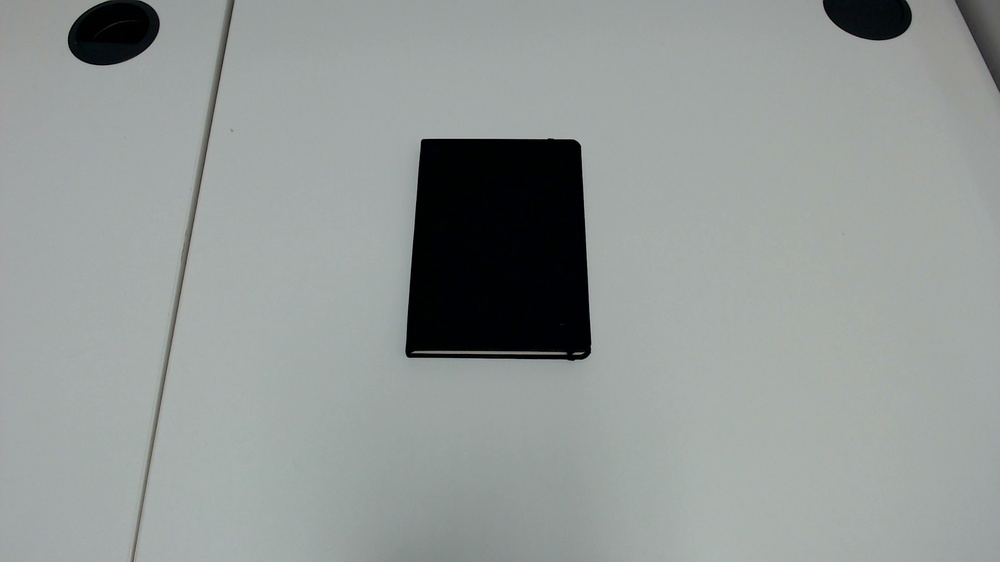
//> input picture Resources/book_test2.jpg, 1000 x 562 px, shrunk from 1920 x 1080 before the run
$ ./Rotated_Bounding_Boxes   (built with g++ and OpenCV 4)
//> lines starting //> are read from the running program, lines starting //| are printed output that depends on the picture; after the words box and inside, x2 and y2 are one past the last pixel; in counts of white or black regions, pixels touching at a corner belong together
#include <iostream>
#include <opencv2/opencv.hpp>
#include "opencv2/core/core.hpp"
#include "opencv2/calib3d/calib3d.hpp"
#include <opencv2/highgui/highgui.hpp>
#include <opencv2/imgproc/imgproc.hpp>
#include <stdio.h>
#include <string.h>
#include <vector>

using namespace cv;
using namespace std;

int main()
{
	RNG rng(12345);
	Mat image1_original, image2_original, diff, dilatedImage, image1_grey, image2_grey;
	Mat image1, image2, threshold_image, contourImage;

	image1_original = imread("Resources/book_test2.jpg");
//> image1_original is the input picture: 562 rows x 1000 cols, CV_8UC3; mean B, G, R 150.9, 152.7, 146.9
	image2_original = imread("Resources/book_test3.jpg");
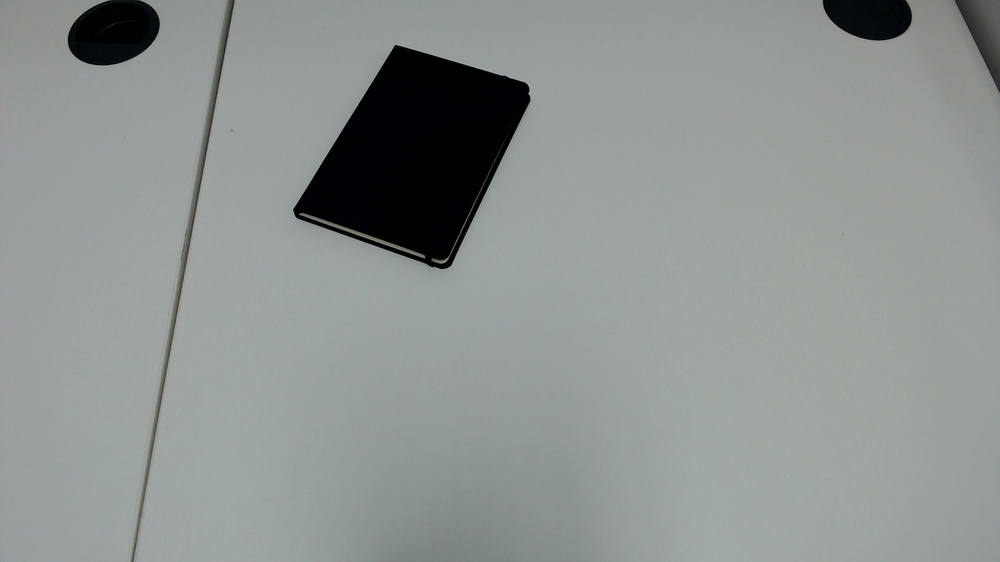
//> input picture Resources/book_test3.jpg, 1000 x 562 px, shrunk from 1920 x 1080 before the run
//> image2_original is the input picture: 562 rows x 1000 cols, CV_8UC3; mean B, G, R 145.8, 147.5, 142

	// resizes images if needed
	//resize(image1_original, image1, Size(), 0.5, 0.5);
	//resize(image2_original, image2, Size(), 0.5, 0.5);

	cvtColor(image1_original, image1_grey, COLOR_BGR2GRAY);
	cvtColor(image2_original, image2_grey, COLOR_BGR2GRAY);

	// getting the difference between the two images
	absdiff(image1_grey, image2_grey, diff);
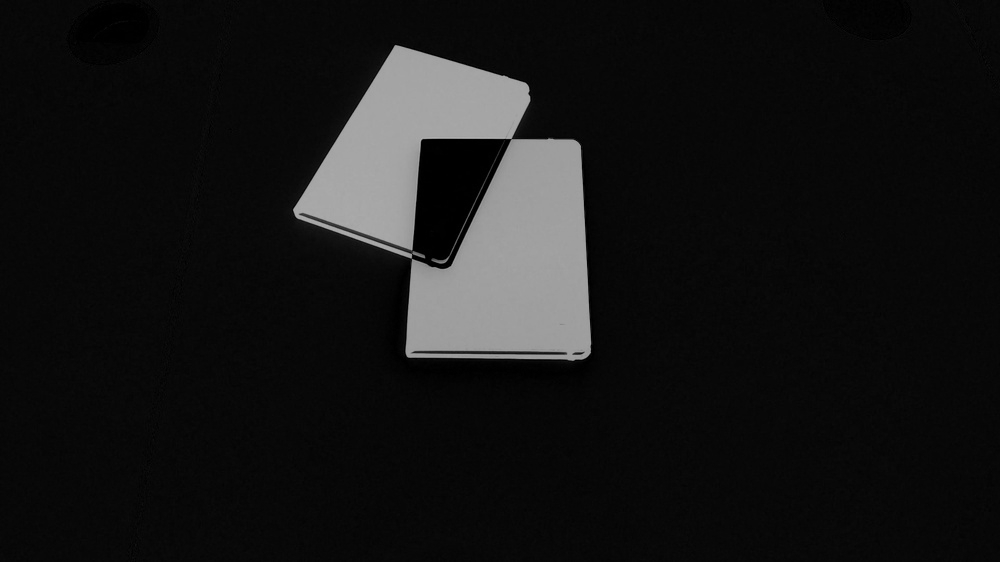
//> diff: 562 rows x 1000 cols, CV_8UC1; min 0, max 176, mean 21.7

	// applying a threshold to the difference image
	threshold(diff, threshold_image, 100, 255, THRESH_BINARY);
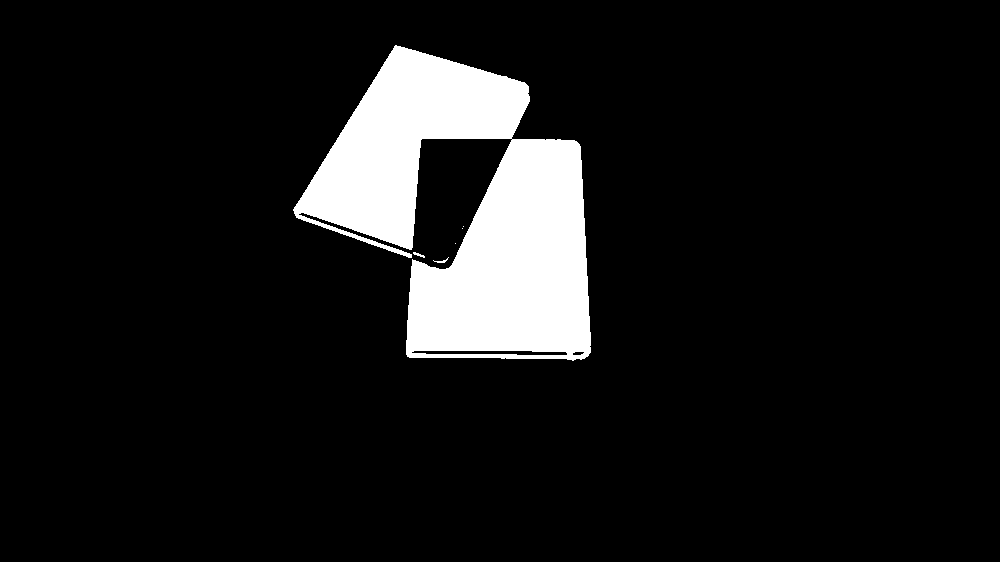
//> threshold_image: 562 rows x 1000 cols, CV_8UC1; 9.3% white; 6 white regions (3 under 20 px)

	// dilates the image
	Mat kernal = getStructuringElement(MORPH_ERODE, Size(1, 1));
	dilate(threshold_image, dilatedImage, kernal);

	// Creates bounding boxes around all things detected to have moved in the image.
	vector<vector<Point> > contours;
	vector<Vec4i> hierarchy;

	// find contours in image
	findContours(dilatedImage, contours, hierarchy, RETR_TREE, CHAIN_APPROX_SIMPLE, Point(0, 0));
//> contours = 8 contours, 5 with area under 20; largest, box (x1, y1, x2, y2) and area: (293, 45, 591, 361) 51665, (411, 350, 568, 356) 618, (572, 351, 585, 356) 38

	// vector for contours
	vector<vector<Point> > contours_poly(contours.size());
//> contours_poly = 8 empty contours
	// vector to store rectangles for bounding boxes
	vector<RotatedRect> minRect(contours.size());

	// create bounding boxes for contours found
	for (size_t i = 0; i < contours.size(); i++)
	{
		approxPolyDP(Mat(contours[i]), contours_poly[i], 3, true);
		minRect[i] = minAreaRect(Mat(contours_poly[i]));
	}
//> this loop made 8 passes
	// creates a blank image that the drawings will be drawn on
	Mat drawing = Mat::zeros(dilatedImage.size(), CV_8UC3);

	// draws the shapes (rectangles and centre points) onto the newly created image
	for (size_t i = 0; i < contours.size(); i++)
	{
		Scalar colour = Scalar(rng.uniform(0, 256), rng.uniform(0, 256), rng.uniform(0, 256));
		drawContours(drawing, contours_poly, (int)i, 255, 1, 8, vector<Vec4i>(), 0, Point());
		Point2f rect_points[4];
		minRect[i].points(rect_points);
		for (int j = 0; j < 4; j++)
		{
			line(drawing, rect_points[j], rect_points[j + 1 % 4], colour);
		}

	}
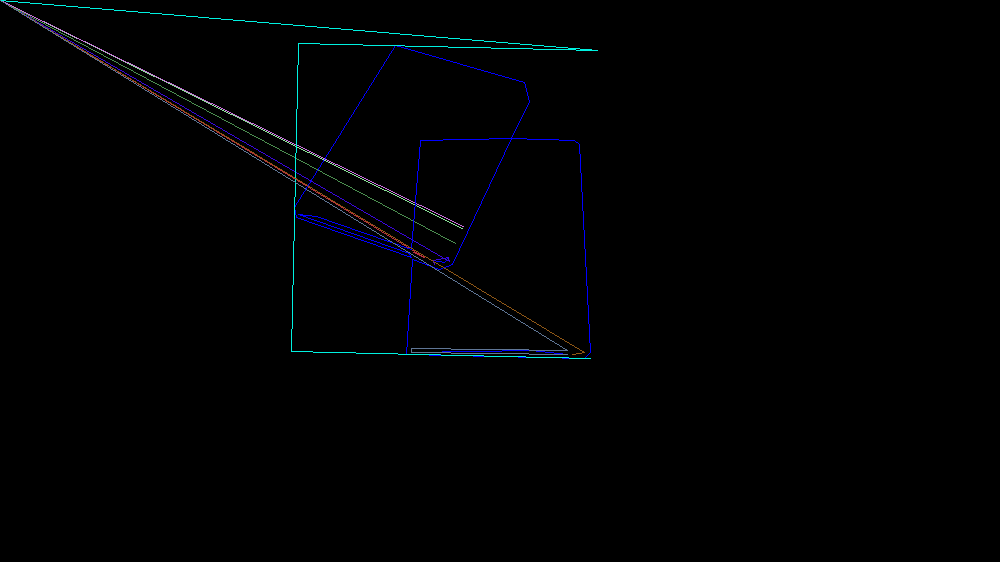
//> drawing: 562 rows x 1000 cols, CV_8UC3; mean B, G, R 2.1, 1.3, 0.7

	// code to show images in windows
	namedWindow("Bounding Boxes", WINDOW_AUTOSIZE);
	imshow("threshold image", threshold_image);
	imshow("dilated", dilatedImage);
	imshow("Bounding Boxes", drawing);
	waitKey(0);

}
